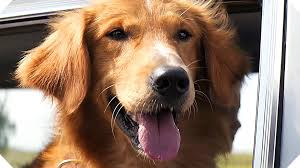
#> input picture pca-image-compression/dogs/dog1.jpeg, 300 x 168 px; its folder holds only this picture in this run
$ jupyter execute 'PCA for Image Compression.ipynb'
#> lines starting #> are read from the running program, lines starting #| are printed output that depends on the picture
[cell 1]
import numpy as np
import cv2
from matplotlib import pyplot as plt
import pandas as pd
from IPython.display import Image, display
from PIL import Image
from sklearn.decomposition import PCA
from sklearn.pipeline import Pipeline
from sklearn.preprocessing import StandardScaler
from sklearn.exceptions import DataConversionWarning
import matplotlib.pyplot as plt
import os
import sys
import multiprocessing as mp
import warnings
from pathlib import Path
warnings.filterwarnings("ignore", category=DataConversionWarning)

# Set File Paths for our image directory

[cell 2]
base_path = Path().resolve()
path = os.path.join(base_path, 'dogs')
path_pre_transform = os.path.join(base_path, 'dogs_pre_transform')
path_compressed = os.path.join(base_path, 'dogs_compressed')
path_post_transform = os.path.join(base_path, 'dogs_post_transform')
path_figures = os.path.join(base_path, 'figures')

# Create a dictionary of images and convert to YUV (Y component only) form

[cell 3]
im_dict = {}
old_size_dict = {}
for f in os.listdir(path):
    img = cv2.imread(os.path.join(path,f))
#> img is the input picture: shape (168, 300, 3); mean B, G, R 107.3, 125.1, 149.7
    img_yuv = cv2.cvtColor(img, cv2.COLOR_BGR2YUV)
#> img_yuv: shape (168, 300, 3); mean of channels 0, 1, 2 130.4, 116.6, 144.9
    y, u, v = cv2.split(img_yuv)
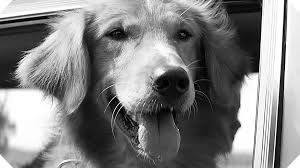
#> y: shape (168, 300); min 0, max 255, mean 130.4
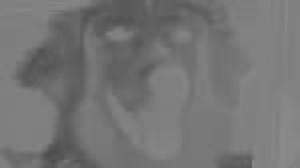
#> u: shape (168, 300); min 75, max 139, mean 116.6
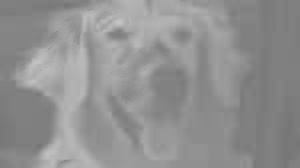
#> v: shape (168, 300); min 117, max 197, mean 144.9
    cv2.imwrite(os.path.join(path_pre_transform,  f) , y)
    old_size_dict.update({f: os.path.getsize(os.path.join(path_pre_transform, f))})
    im_dict.update({f : y})

# Define a helper function to scale features and perform PCA on an image then return its reconstructed form

[cell 4]
def transform_images(f, X, var_frac):
    pipeline = Pipeline([('scaler',StandardScaler()), ('pca', PCA(var_frac))])
    compressed_img = pipeline.fit_transform(X)
    num_features = compressed_img.shape[1]
    return f, pipeline, compressed_img, pipeline.inverse_transform(compressed_img), num_features, var_frac

[cell 5]
pool = mp.Pool(mp.cpu_count())

# Perform the PCA across several targets for variance explained

[cell 6]
arg_list = []
for var_frac in [0.75, 0.9, 0.95, 0.99]:
    for f, X in im_dict.items():
        arg_list += [(f, X, var_frac)]
results = pool.starmap(transform_images, arg_list)
#> in transform_images, `compressed_img = pipeline.fit_transform(X)`: compressed_img = 168 rows, first 6: [-18.61, 14.3, -10.62, 0.472], [-17.92, 15.16, -9.49, -0.148], [-18.75, 15.73, -8.05, -1.6], [-19.3, 15.61, -10.32, 0.331], [-18.57, 15.1, -10, 0.223], [-18.74, 15.15, -9.81, 0.171]
#> call 3 of transform_images, with f = 'dog1.jpeg', var_frac = 0.95
#> in transform_images (call 3), `compressed_img = pipeline.fit_transform(X)`:
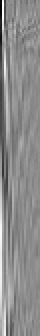
#> compressed_img: shape (168, 20) float64 (shown 2 times larger); min -19.3, max 15.73, mean -7.32e-17; drawn with min black and max white
#> call 4 of transform_images, with f = 'dog1.jpeg', var_frac = 0.99
#> in transform_images (call 4), `compressed_img = pipeline.fit_transform(X)`:
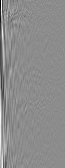
#> compressed_img: shape (168, 65) float64; min -19.3, max 15.73, mean -3.89e-17; drawn with min black and max white
#> results = 4 items

# Write the results to a file

[cell 7]
size_dict = []
for f, model, compressed_img, img, n, v in results:
    new_f = str(v)+'_' +str(n)+'_'+f
    cv2.imwrite(os.path.join(path_compressed, new_f) , compressed_img)
    cv2.imwrite(os.path.join(path_post_transform, new_f), img)
    new_size = os.path.getsize(os.path.join(path_compressed, new_f)) + os.path.getsize(os.path.join(path_compressed, new_f))
    new_size += 4*np.sqrt(img.shape[0]**2 + img.shape[1]**2) # size of the eigen vectors needed to project PC's onto the original image space
    size_dict.append({'name' : f,
                      'num features' : n,
                      'var explained' : v,
                      'old size' : old_size_dict[f],
                      'new size' : new_size})
#> this loop made 4 passes
#> (n, v, new_f, new_size) on passes 1 to 4: (4, 0.75, '0.75_4_dog1.jpeg', 2457.3), (10, 0.9, '0.9_10_dog1.jpeg', 2641.3), (20, 0.95, '0.95_20_dog1.jpeg', 2889.3), (65, 0.99, '0.99_65_dog1.jpeg', 3457.3)
#> pass 1, `cv2.imwrite(os.path.join(path_post_transform, new_f), img)`:
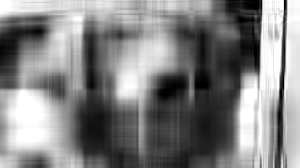
#> saved as 0.75_4_dog1.jpeg: shape (168, 300); min 0, max 255, mean 130.1
#> pass 2, `cv2.imwrite(os.path.join(path_post_transform, new_f), img)`:
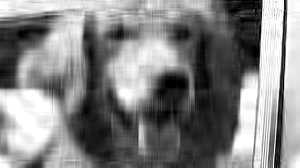
#> saved as 0.9_10_dog1.jpeg: shape (168, 300); min 0, max 255, mean 130.1
#> after the loop, size_dict = 4 items

[cell 8]
sizes_df = pd.DataFrame(size_dict).sort_values(['name', 'var explained'])
#> sizes_df = table of 4 rows and 5 columns
sizes_df['size ratio'] = sizes_df['new size']/sizes_df['old size']

[cell 9]
plt.plot(sizes_df.loc[sizes_df['name']=='dog3.jpg', 'var explained'].values, sizes_df.loc[sizes_df['name']=='dog3.jpg', 'size ratio'].values, label='Image 1')
#> (this line was passed over: IPython is not available in this run)
plt.plot(sizes_df.loc[sizes_df['name']=='dog4.jpg', 'var explained'].values, sizes_df.loc[sizes_df['name']=='dog4.jpg','size ratio'].values, label='Image 2')
#> (this line was passed over: IPython is not available in this run)
plt.xlabel('Fraction of Variance Explained')
#> (this line was passed over: IPython is not available in this run)
plt.ylabel('Fraction of Original File Size')
#> (this line was passed over: IPython is not available in this run)
plt.title('Variance Explained vs File Size')
#> (this line was passed over: IPython is not available in this run)
plt.legend(loc='upper left')
#> (this line was passed over: IPython is not available in this run)
plt.savefig(os.path.join(path_figures, 'Variance Explained vs File Size.jpg'))
#> (this line was passed over: IPython is not available in this run)

$ run again, on pca-image-compression/dogs/dog2.jpg
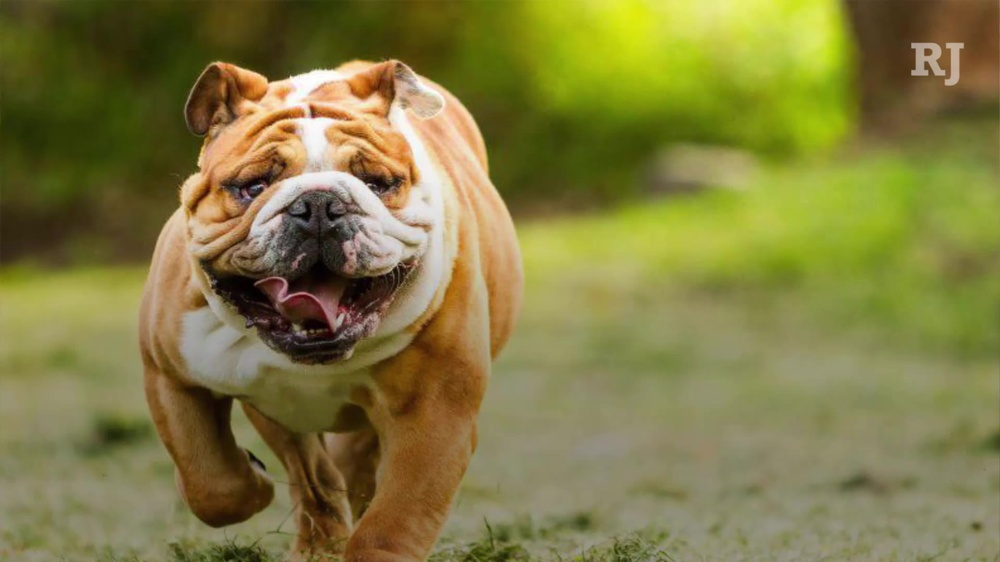
#> input picture pca-image-compression/dogs/dog2.jpg, 1000 x 562 px, shrunk from 1920 x 1080 before the run
#> img is the input picture: shape (562, 1000, 3); mean B, G, R 65.3, 123.7, 129.4
#> img_yuv: shape (562, 1000, 3); mean of channels 0, 1, 2 118.8, 101.6, 137.4
#> `y, u, v = cv2.split(img_yuv)`:
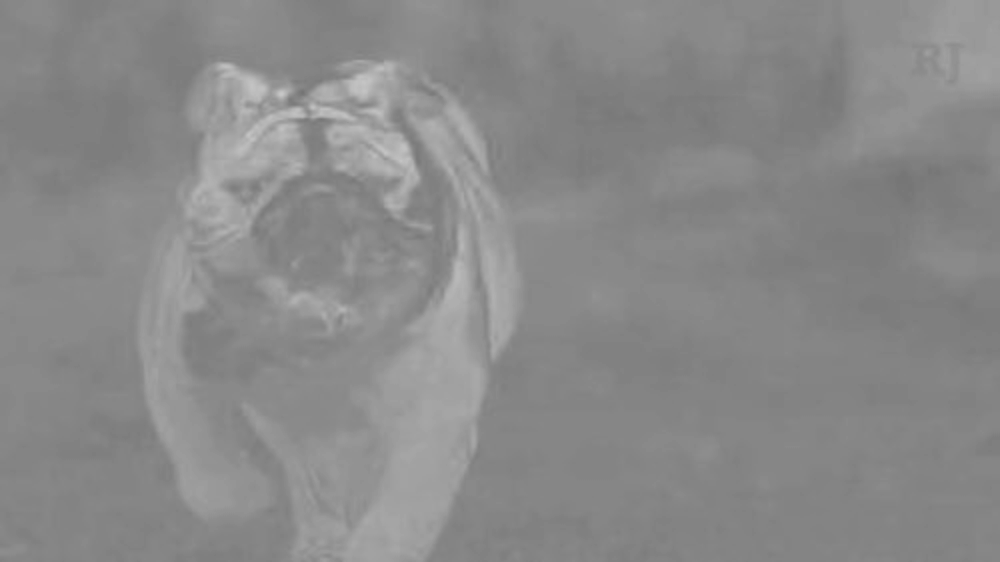
#> v: shape (562, 1000); min 116, max 199, mean 137.4
#> compressed_img = 562 rows, first 6: [-17.99, 44, 0.832, -2.16], [-19.25, 44.89, -0.456, -2.33], [-19.64, 45.16, -0.943, -2.23], [-19.79, 44.95, -0.749, -2.27], [-20.05, 44.81, -0.787, -2.15], [-20.11, 44.73, -0.825, -1.99]
#> results = 4 items
#> the loop `for f, model, compressed_img, img, n, v in results:` made 4 passes
#> (n, v, new_f, new_size) on passes 1 to 4: (4, 0.75, '0.75_4_dog2.jpg', 6908.4), (9, 0.9, '0.9_9_dog2.jpg', 7324.4), (16, 0.95, '0.95_16_dog2.jpg', 8048.4), (45, 0.99, '0.99_45_dog2.jpg', 10620.4)
#> pass 2, `cv2.imwrite(os.path.join(path_post_transform, new_f), img)`:
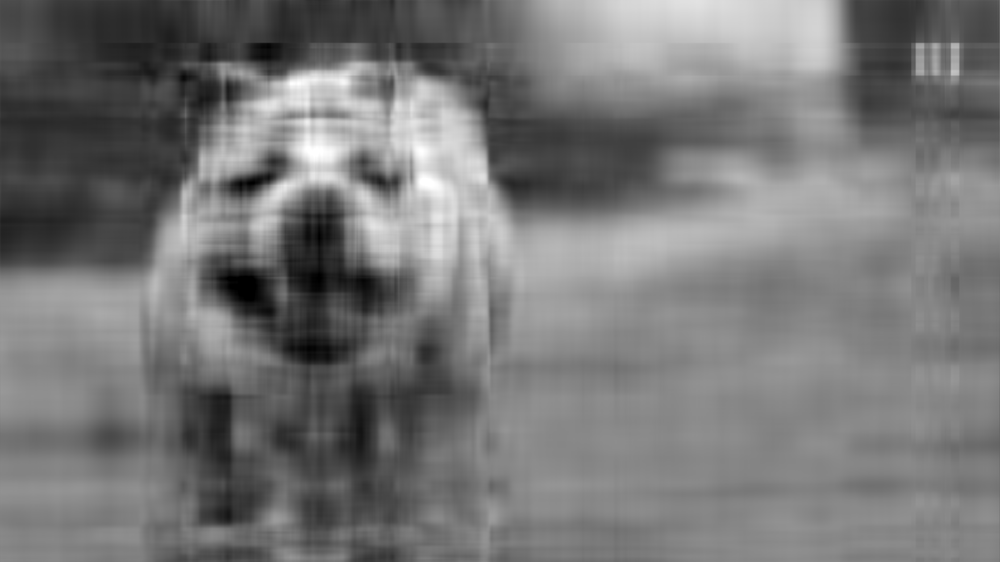
#> saved as 0.9_9_dog2.jpg: shape (562, 1000); min 0, max 255, mean 118.8
#> sizes_df = table of 4 rows and 5 columns

$ run again, on pca-image-compression/dogs/dog5.jpg
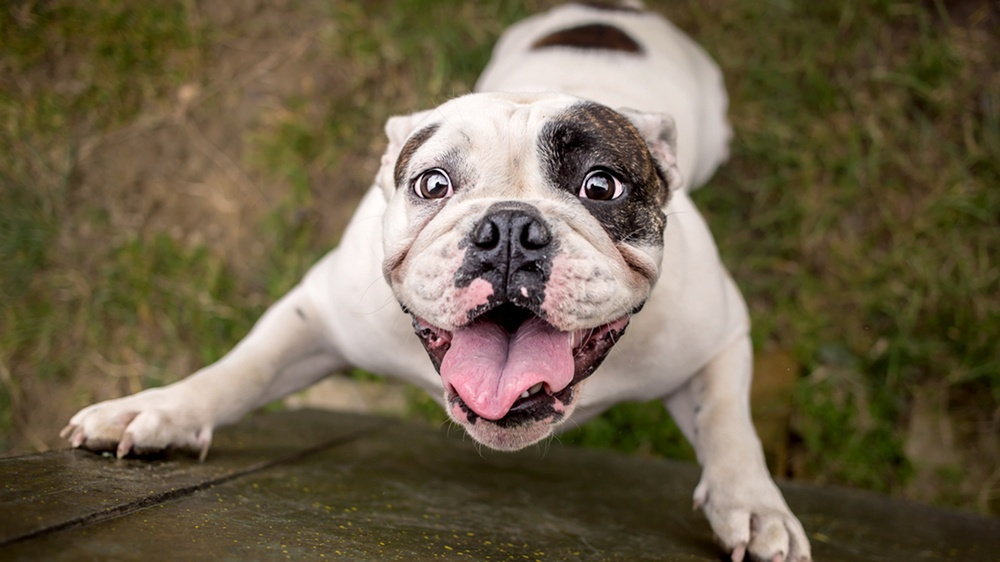
#> input picture pca-image-compression/dogs/dog5.jpg, 1000 x 562 px, shrunk from 1920 x 1080 before the run
#> img is the input picture: shape (562, 1000, 3); mean B, G, R 73.2, 96.7, 108.9
#> img_yuv: shape (562, 1000, 3); mean of channels 0, 1, 2 97.7, 116, 137.8
#> in transform_images (call 4), `compressed_img = pipeline.fit_transform(X)`:
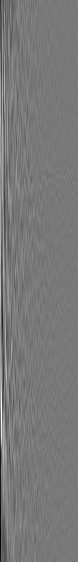
#> compressed_img: shape (562, 78) float64; min -33.99, max 37.63, mean 0; drawn with min black and max white
#> results = 4 items
#> the loop `for f, model, compressed_img, img, n, v in results:` made 4 passes
#> (n, v, new_f, new_size) on passes 1 to 4: (7, 0.75, '0.75_7_dog5.jpg', 6720.4), (18, 0.9, '0.9_18_dog5.jpg', 8756.4), (30, 0.95, '0.95_30_dog5.jpg', 9914.4), (78, 0.99, '0.99_78_dog5.jpg', 13196.4)
#> pass 2, `cv2.imwrite(os.path.join(path_post_transform, new_f), img)`:
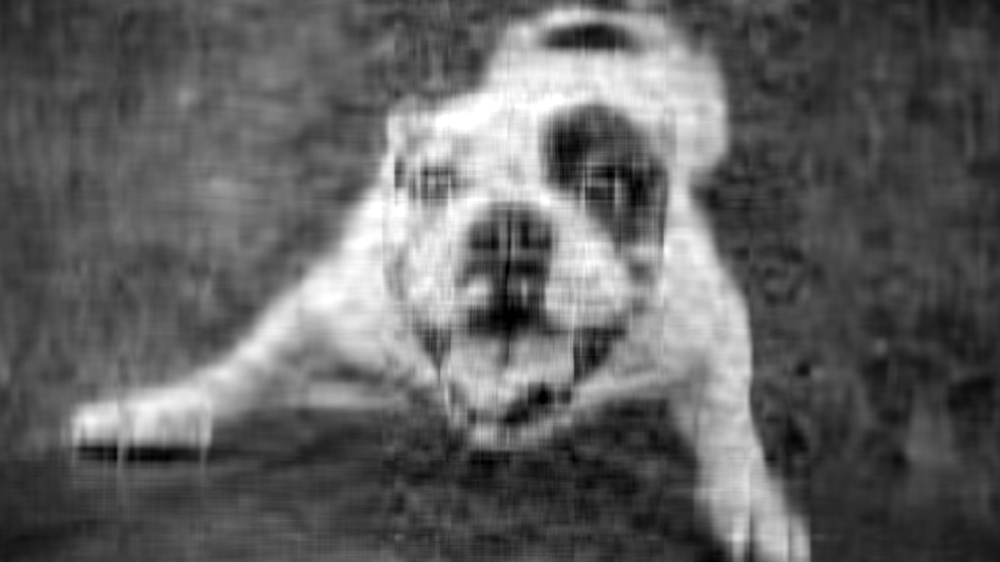
#> saved as 0.9_18_dog5.jpg: shape (562, 1000); min 0, max 255, mean 97.7
#> sizes_df = table of 4 rows and 5 columns

$ run again, on pca-image-compression/dogs/dog3.jpg
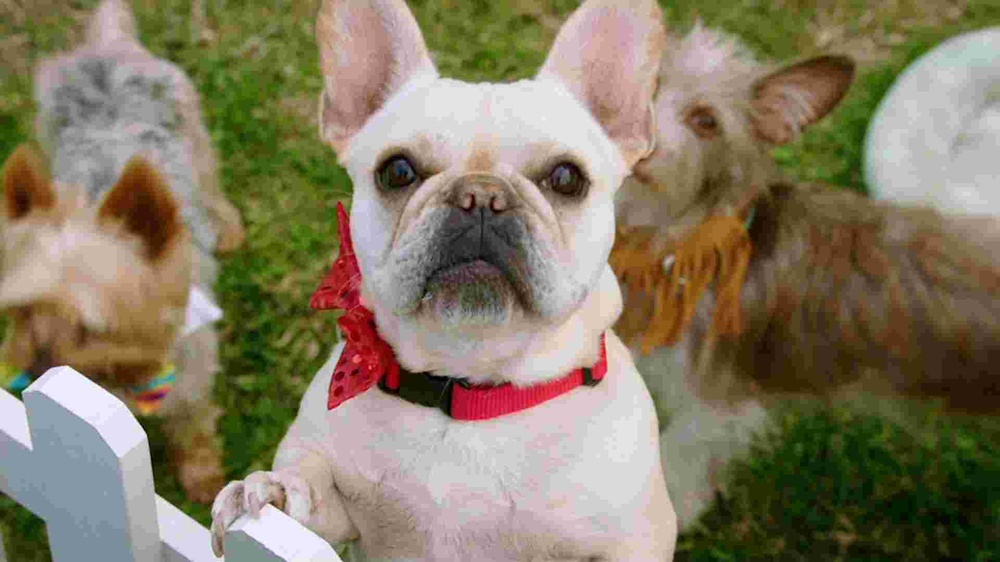
#> input picture pca-image-compression/dogs/dog3.jpg, 1000 x 562 px, shrunk from 1920 x 1080 before the run
#> img is the input picture: shape (562, 1000, 3); mean B, G, R 99.9, 123.4, 133.8
#> img_yuv: shape (562, 1000, 3); mean of channels 0, 1, 2 123.9, 116.3, 136.7
#> compressed_img: shape (562, 67) float64
#> results = 4 items
#> the loop `for f, model, compressed_img, img, n, v in results:` made 4 passes
#> (n, v, new_f, new_size) on passes 1 to 4: (7, 0.75, '0.75_7_dog3.jpg', 6764.4), (14, 0.9, '0.9_14_dog3.jpg', 7978.4), (24, 0.95, '0.95_24_dog3.jpg', 9018.4), (67, 0.99, '0.99_67_dog3.jpg', 12452.4)
#> pass 2, `cv2.imwrite(os.path.join(path_post_transform, new_f), img)`:
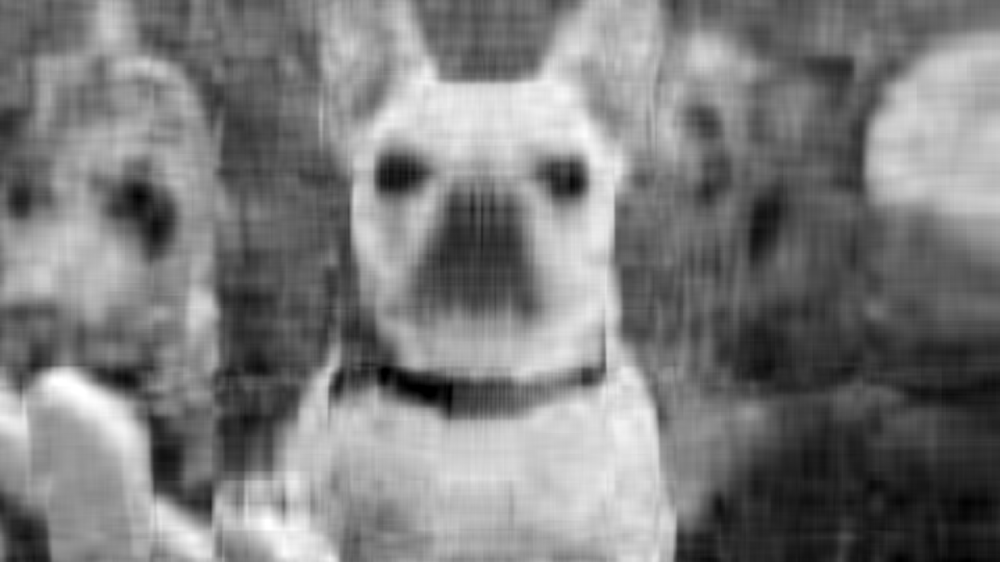
#> saved as 0.9_14_dog3.jpg: shape (562, 1000); min 0, max 255, mean 123.9
#> sizes_df = table of 4 rows and 5 columns
